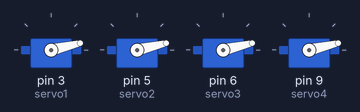
Simulated run of this sketch. Board: Arduino Uno, built with avr-gcc and run on an emulated ATmega328P. Shown: 4 × servo.

Above: at 0.15 s.
At 0.77 s:
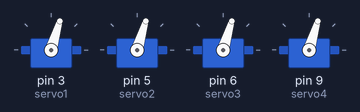
At 1.39 s:
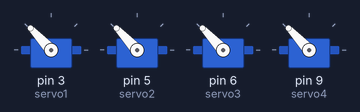
At 2.1 s:
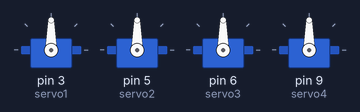
Timing chart, 0 to 3.6 s (numbered marks = the images above):
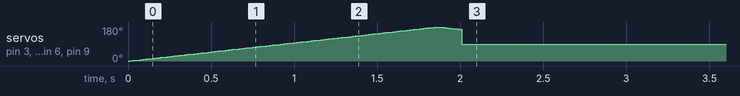

Measured:
- by itself, servo on pin 3 (servo1), servo on pin 5 (servo2), servo on pin 6 (servo3), servo on pin 9 (servo4): rises from 0° to 180° in 1.8 s, then falls to 90° in 0.15 s

The sketch:

4-servoMotors.ino
```cpp
#include <Servo.h>

Servo servo1;
Servo servo2;
Servo servo3;
Servo servo4;


int pos = 0;
unsigned long startTime;
bool sweepPhase = true;

void setup() {

  servo1.attach(3);
  servo2.attach(5);
  servo3.attach(6);
  servo4.attach(9);


  startTime = millis();

}

void loop() {

  if (sweepPhase && (millis() - startTime < 2000)) {
    performSweep();
  }

  else  {
    holdAt90Degrees();
    sweepPhase = false;
  }


}

void performSweep() {

  for (pos = 0; pos <= 180; pos += 1) {

    servo1.write(pos);
    servo2.write(pos);
    servo3.write(pos);
    servo4.write(pos);

    delay(10);


    if (millis() - startTime >= 2000) {
      return;
    }
  }


  for (pos = 180; pos >= 0; pos -= 1) {

    servo1.write(pos);
    servo2.write(pos);
    servo3.write(pos);
    servo4.write(pos);

    delay(10);


    if (millis() - startTime >= 2000) {
      return;
    }
  }
}


void holdAt90Degrees() {
  servo1.write(90);
  servo2.write(90);
  servo3.write(90);
  servo4.write(90);
}
```
